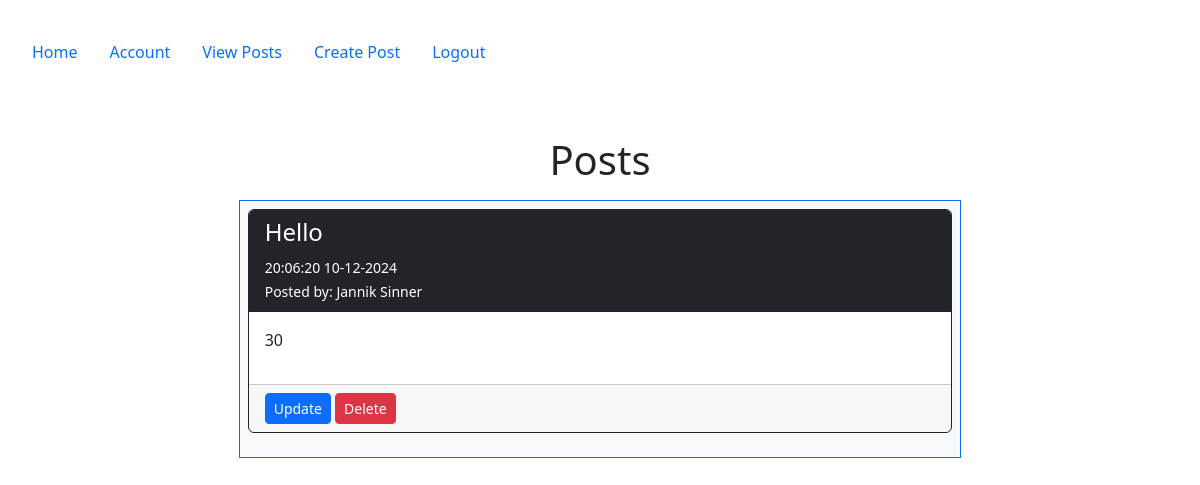
Screenshot of /posts (signed in) with the database file from the repository.
### config.py (models this page shows, shortened)
class Post(db.Model):
   __tablename__ = 'posts'
   id = db.Column(db.Integer, primary_key=True)
   userid = db.Column(db.Integer, db.ForeignKey('users.id', ondelete="CASCADE"), nullable=False)
   created = db.Column(db.DateTime, nullable=False, default=datetime.utcnow)
   title_encrypted = db.Column(db.LargeBinary, nullable=False)
   body_encrypted = db.Column(db.LargeBinary, nullable=False)
   user = db.relationship("User", back_populates="posts")
   @staticmethod
   def derive_key(salt):
       return base64.urlsafe_b64encode(salt.encode('utf-8').ljust(32)[:32])
   @staticmethod
   def decrypt(data, key):
       fernet = Fernet(key)
       return fernet.decrypt(data).decode('utf-8')

class User(db.Model, UserMixin):
    __tablename__ = 'users'
    id = db.Column(db.Integer, primary_key=True)
    email = db.Column(db.String(100), nullable=False, unique=True)
    password = db.Column(db.String(128), nullable=False)
    firstname = db.Column(db.String(100), nullable=False)
    lastname = db.Column(db.String(100), nullable=False)
    phone = db.Column(db.String(100), nullable=False)
    mfa_key = db.Column(db.String(32), nullable=False, default='')  # Store MFA key
    salt = db.Column(db.String(44), nullable=False,default=lambda: base64.urlsafe_b64encode(os.urandom(32)).decode('utf-8'))
    mfa_enabled = db.Column(db.Boolean, nullable=False, default=False)  # Track if MFA is enabled
    role = db.Column(db.String(50), nullable=False, default='end_user')
    posts = db.relationship("Post", order_by=Post.id, back_populates="user")
    log = db.relationship("Log", uselist=False, back_populates="user", cascade="all, delete-orphan")

### posts/views.py (the view)
@posts_bp.route('/posts')
@login_required
def posts():
    if current_user.role in ['db_admin', 'sec_admin']:
        abort(403)
    all_posts = Post.query.order_by(desc('id')).all()
    decrypted_posts = []
    for post in all_posts:
        try:
            encryption_key = Post.derive_key(post.user.salt)
            decrypted_post = {
                "id": post.id,
                "title": Post.decrypt(post.title_encrypted, encryption_key),
                "body": Post.decrypt(post.body_encrypted, encryption_key),
                "created": post.created,
                "user": post.user,
                "userid": post.userid
            }
            decrypted_posts.append(decrypted_post)
        except Exception as e:
            print(f"Decryption failed for Post ID {post.id}: {str(e)}")
            flash(f"Unable to decrypt Post ID {post.id}.", "danger")
    return render_template('posts/posts.html', posts=decrypted_posts)

### app.py (called while the page is built, shortened)
@login_manager.user_loader
def load_user(user_id):
    return User.query.get(int(user_id))

@app.before_request
def restrict_access_and_waf_function_name():
    excluded_routes = ['firewall_error', 'static', 'accounts.mfa_setup']
    if request.endpoint in excluded_routes:
        return  # Skip the check for these routes
    path = request.path
    query = request.query_string.decode("utf-8")
    combined_request_data = f"{path} {query}"
    print(f"Combined Request Data: {combined_request_data}")
    for attack_type, pattern in waf_rules.items():
        if pattern.search(combined_request_data):
            matched_data = pattern.findall(combined_request_data)
            print(f"Detected Attack Type: {attack_type} | Matched Data: {matched_data}")
            flash(f"Attack detected: {attack_type}", "danger")
            return redirect(url_for('firewall_error', attack_type=attack_type))

### templates/posts/posts.html (shortened to what this page needs)
{% extends "base.html" %}
{% block content %}
    <div class="container">
        <h1>Posts</h1>
        <div class="p-2 row">
            <div class="col-2"></div>
            <div class="col-8">
                <div class="p-2 bg-light border border-primary" style="text-align: left">
                    {% for post in posts %}
                        <div class="card border border-dark mb-3">
                            <div class="card-header bg-dark text-white">
                                <h4>{{ post.title }}</h4>
                                <small>{{ post.created.strftime('%H:%M:%S %d-%m-%Y') }}</small>
                                <br>
                                <small>
                                    Posted by: {{ post.user.firstname }} {{ post.user.lastname }}
                                </small>
                            </div>
                            <div class="card-body">
                                <p>{{ post.body }}</p>
                            </div>
                            <div class="card-footer">
                                {% if current_user.is_authenticated and post.userid == current_user.id %}
                                <a class="btn btn-primary btn-sm" href="{{ url_for('posts.update', id=post.id) }}">Update</a>
                                <a class="btn btn-danger btn-sm" href="{{ url_for('posts.delete', id=post.id) }}">Delete</a>
                                {% endif %}
                            </div>
                        </div>
                    {% else %}
                        <div class="alert alert-warning text-center">
                            <strong>No posts available. Be the first to create one!</strong>
                        </div>
                    {% endfor %}
                </div>
            </div>
            <div class="col-2"></div>
        </div>
    </div>
{% endblock %}

### rows the page displays
Post: created "20:06:20 10-12-2024"
User: user.firstname "Jannik", user.lastname "Sinner"

### other values shown
{{ post.title }} "Hello"
{{ post.body }} "30"
